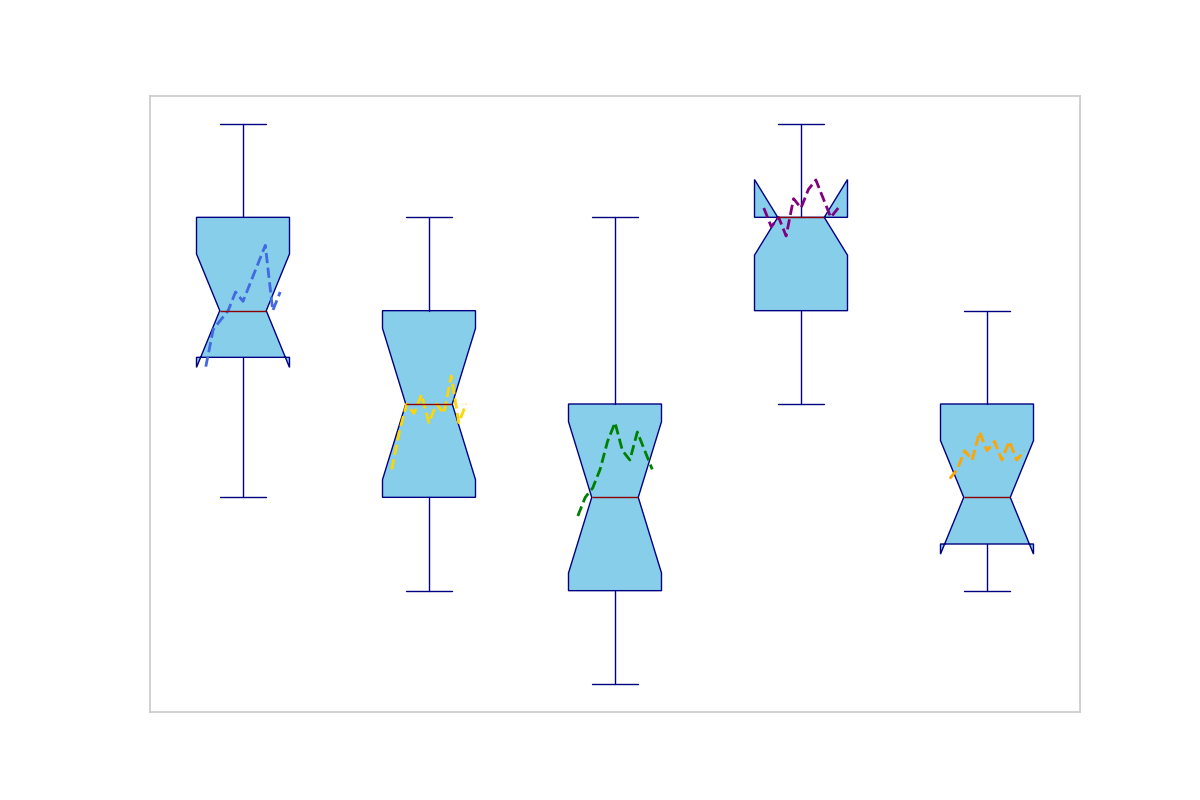

Generate this figure with Python:
import matplotlib.pyplot as plt

# Original data: Review scores
fiction_scores = [7, 8, 8, 8, 9, 9, 9, 10, 6, 7, 8, 7, 9, 8, 8]
mystery_scores = [6, 7, 7, 8, 9, 8, 6, 7, 6, 7, 5, 8, 7, 6, 8]
science_fiction_scores = [5, 6, 7, 6, 5, 7, 8, 4, 9, 6, 5, 6, 4, 7, 6]
fantasy_scores = [9, 10, 8, 9, 8, 8, 9, 10, 10, 9, 8, 7, 9, 9, 8]
non_fiction_scores = [6, 7, 5, 6, 8, 5, 7, 6, 5, 7, 8, 6, 6, 5, 7]

genre_scores = [
    fiction_scores,
    mystery_scores,
    science_fiction_scores,
    fantasy_scores,
    non_fiction_scores
]

years = list(range(2013, 2024))
avg_scores = [
    [7.4, 7.8, 7.9, 8.0, 8.2, 8.1, 8.3, 8.5, 8.7, 8.0, 8.2],
    [6.3, 6.7, 7.0, 6.9, 7.1, 6.8, 7.0, 6.9, 7.3, 6.8, 7.0],
    [5.8, 6.0, 6.1, 6.3, 6.6, 6.8, 6.5, 6.4, 6.7, 6.5, 6.3],
    [9.1, 8.9, 9.0, 8.8, 9.2, 9.1, 9.3, 9.4, 9.2, 9.0, 9.1],
    [6.2, 6.3, 6.5, 6.4, 6.7, 6.5, 6.6, 6.4, 6.6, 6.4, 6.5]
]

fig, ax = plt.subplots(figsize=(12, 8))
box = ax.boxplot(genre_scores, notch=True, patch_artist=True,
                 boxprops=dict(facecolor='skyblue', color='navy'),
                 whiskerprops=dict(color='navy'),
                 capprops=dict(color='navy'),
                 medianprops=dict(color='darkred'),
                 flierprops=dict(marker='o', markerfacecolor='gray', markersize=6, linestyle='none', markeredgecolor='black'))

colors = ['royalblue', 'gold', 'green', 'purple', 'orange']
for i, scores, color in zip(range(1, 6), avg_scores, colors):
    ax.plot([i - 0.2 + 0.4 * (j / (len(years) - 1)) for j in range(len(years))], scores, color=color, linestyle='--', linewidth=2)

ax.set_xticks([])  # Remove x-ticks
ax.set_yticks([])  # Remove y-ticks
ax.yaxis.grid(True, linestyle='--', linewidth=0.7, alpha=0.7)

plt.show()
